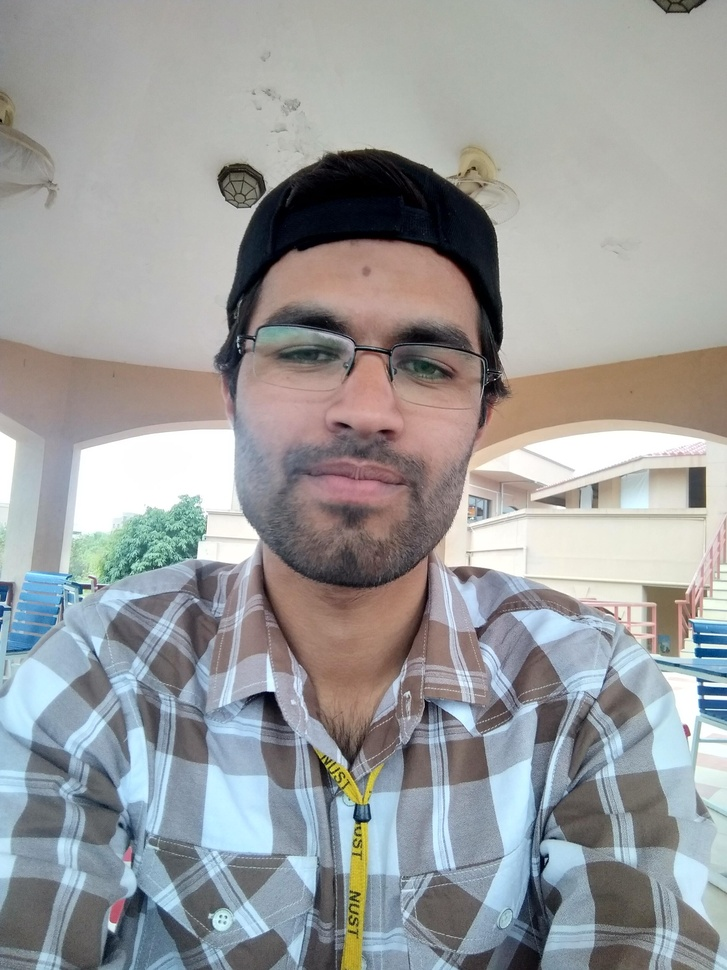
%> input picture Assignment1/image.jpg, 727 x 970 px, shrunk from 2448 x 3264 before the run
$ octave assignment.m   (GNU Octave 9; MATLAB toolbox functions it lacks are replaced by stand-ins)
%> lines starting %> are read from the running program, lines starting %| are printed output that depends on the picture
rgbImage = imread("image.jpg");
%> rgbImage is the input picture: size 970x727x3 uint8; mean R, G, B 154.9, 156.2, 156.6

% Extract color channels.
redChannel = rgbImage(:,:,1); % Red channel
greenChannel = rgbImage(:,:,2); % Green channel
blueChannel = rgbImage(:,:,3); % Blue channel

% Create an all black channel.
allBlack = zeros(size(rgbImage, 1), size(rgbImage, 2), 'uint8');


% Create color versions of the individual color channels.
just_red = cat(3, redChannel, allBlack, allBlack);
just_green = cat(3, allBlack, greenChannel, allBlack);
just_blue = cat(3, allBlack, allBlack, blueChannel);


% Display them all.
subplot(3, 3, 2);
imshow(rgbImage);
fontSize = 20;
title('Original RGB Image', 'FontSize', fontSize)
subplot(3, 3, 4);
imshow(just_red);
title('Red Channel in Red', 'FontSize', fontSize)
subplot(3, 3, 5);
imshow(just_green)
title('Green Channel in Green', 'FontSize', fontSize)
subplot(3, 3, 6);
imshow(just_blue);
title('Blue Channel in Blue', 'FontSize', fontSize)
subplot(3, 3, 8);


rgbtohsi("image.jpg")


function rgbtohsi(x)
%> called with x = 'image.jpg'
F=imread(x);
F=im2double(F);
r=F(:,:,1);
g=F(:,:,2);
b=F(:,:,3);
th=acos((0.5*((r-g)+(r-b)))./((sqrt((r-g).^2+(r-b).*(g-b)))+eps));
H=th;
H(b>g)=2*pi-H(b>g);
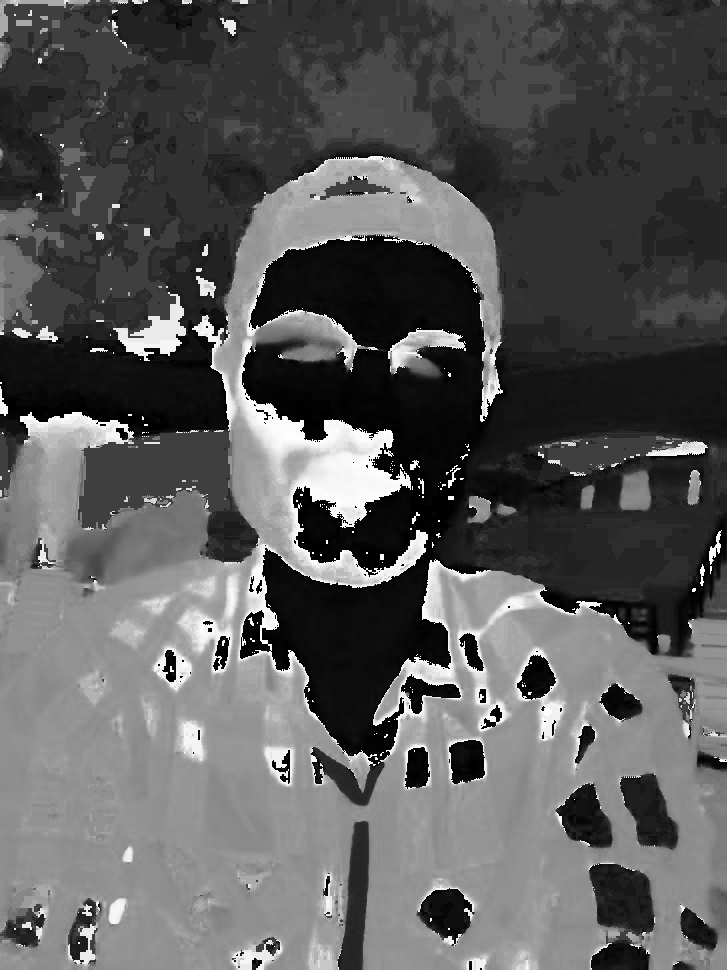
%> H: size 970x727 double; min 4.94e-08, max 6.27, mean 2.23; drawn with min black and max white
H=H/(2*pi);
S=1-3.*(min(min(r,g),b))./(r+g+b+eps);
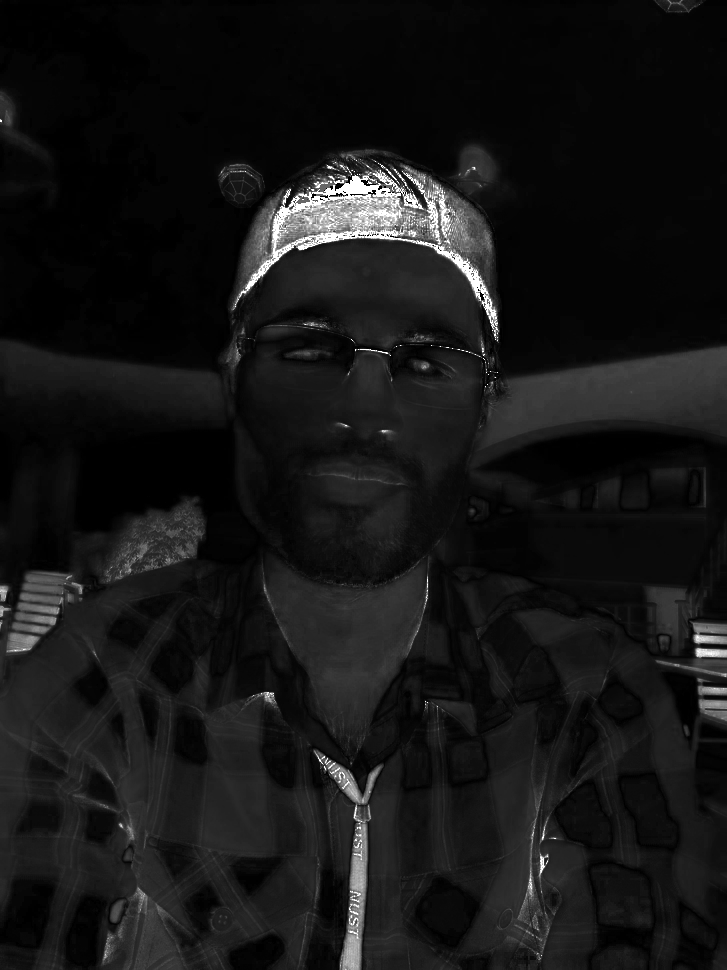
%> S: size 970x727 double; min 0, max 1, mean 0.0886
I=(r+g+b)/3;
hsi=cat(3,H,S,I);
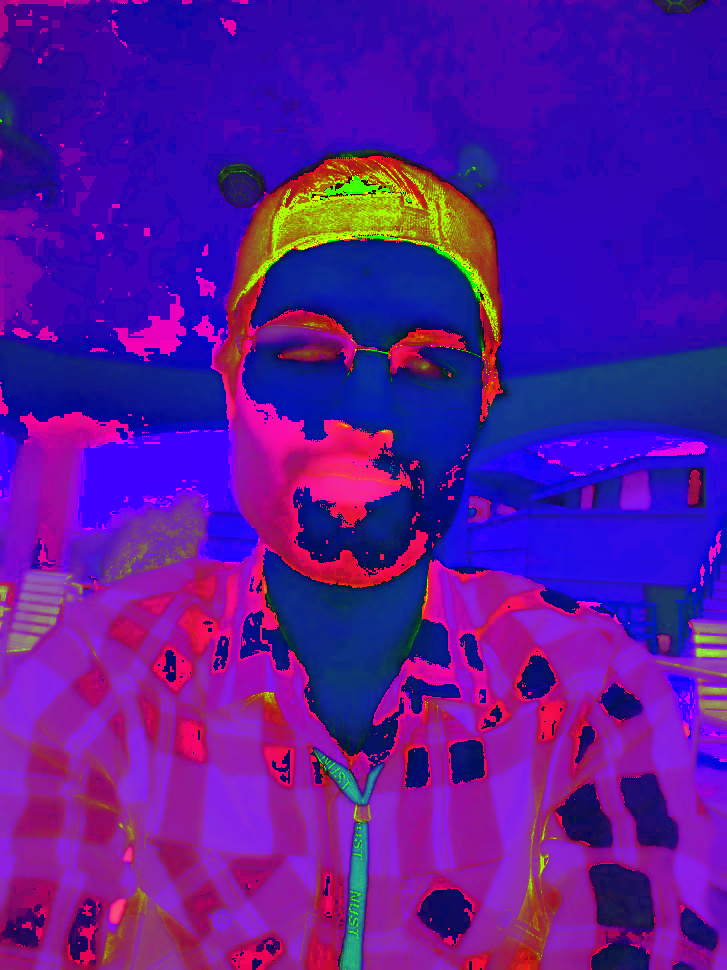
%> hsi: size 970x727x3 double; mean R, G, B 0.355, 0.0886, 0.611
HE=H*2*pi;
HE=histeq(HE);
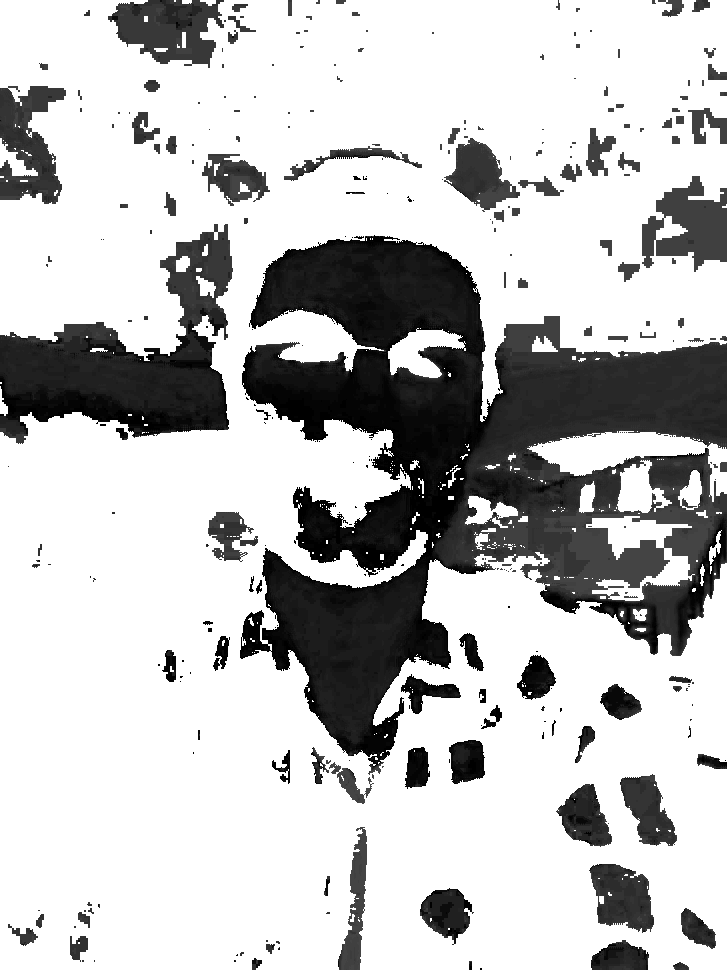
%> HE: size 970x727 double; min 0, max 1, mean 0.754
HE=HE/(2*pi);
SE=histeq(S);
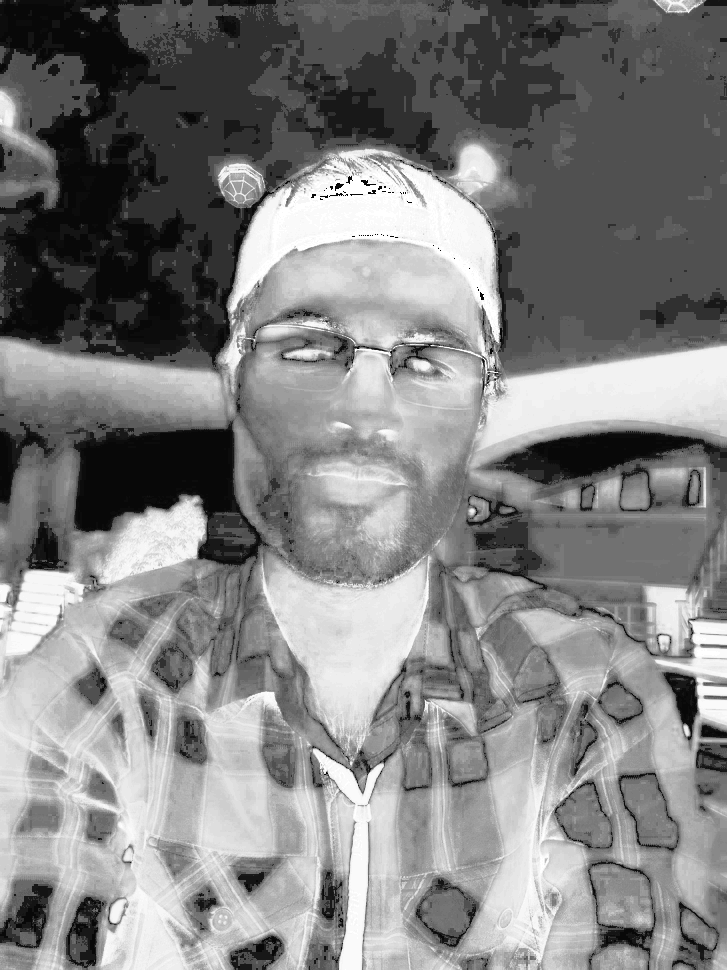
%> SE: size 970x727 double; min 0.0317, max 1, mean 0.512
IE=histeq(I);
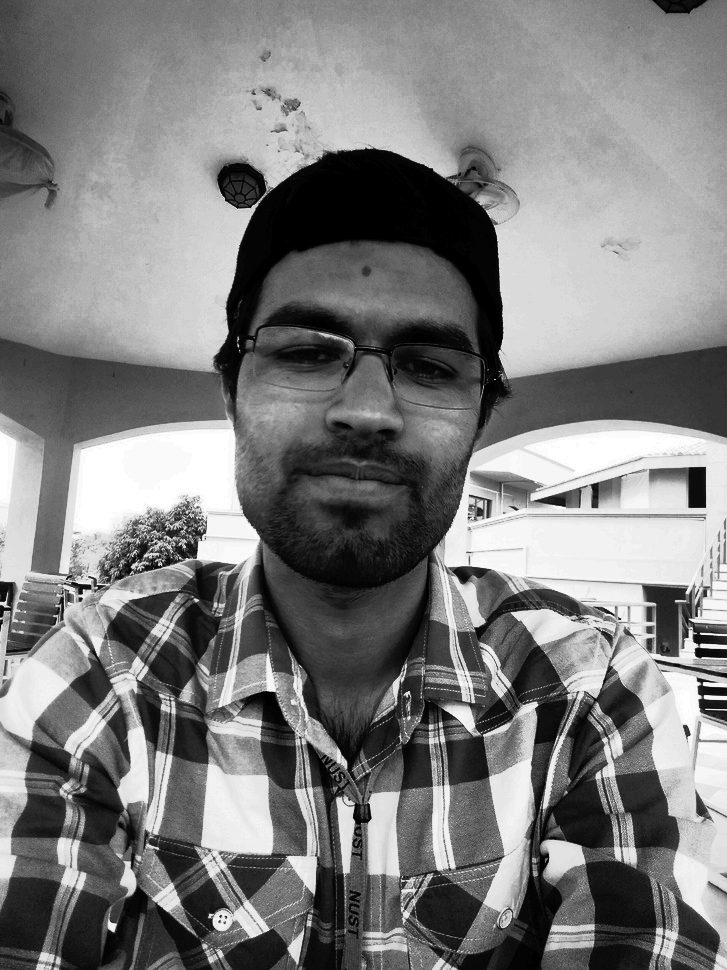
%> IE: size 970x727 double; min 0, max 1, mean 0.495
choice=input('1:RGB to HSI\n2:Display Hue, Saturation and Intensity Images\n3:HSI to RGB\n4:Hue-Equalization\n5:Saturation-Equalization\n6:Intensity-Equalization\n7:HSI-Equalization\n Enter your choice :');
%> the answer given: 1
switch choice
    case 1
        figure,imshow(F),title('RGB Image');
        figure, imshow(hsi),title('HSI Image');
    case 2
        figure,imshow(F),title('RGB Image');
        figure, imshow(H),title('Hue Image');
        figure, imshow(S),title('Saturation Image');
        figure, imshow(I),title('Intensity Image');
    case 3
        C=hsitorgb(hsi);
        figure,imshow(hsi),title('HSI Image');
        figure, imshow(C),title('RGB Image');
    case 4
        RV=cat(3,HE,S,I);
        C=hsitorgb(RV);
        figure,imshow(hsi),title('HSI Image');
        figure,imshow(F),title('RGB Image');
        figure, imshow(C),title('RGB Image-Hue Equalized');
    case 5
        RV=cat(3,H,SE,I);
        C=hsitorgb(RV);
        figure,imshow(hsi),title('HSI Image');
        figure,imshow(F),title('RGB Image');
        figure, imshow(C),title('RGB Image-Saturation Equalized');
    case 6
        RV=cat(3,H,S,IE);
        C=hsitorgb(RV);
        figure,imshow(hsi),title('HSI Image');
        figure,imshow(F),title('RGB Image');
        figure, imshow(C),title('RGB Image-Intensity Equalized');
    case 7
        RV=cat(3,HE,SE,IE);
        C=hsitorgb(RV);
        figure,imshow(hsi),title('HSI Image');
        figure,imshow(F),title('RGB Image');
        figure, imshow(C),title('RGB Image-HSI Equalized');
    otherwise
        display('Wrong choice');
end
end
function C=hsitorgb(hsi)
HV=hsi(:,:,1)*2*pi;
SV=hsi(:,:,2);
IV=hsi(:,:,3);
R=zeros(size(HV));
G=zeros(size(HV));
B=zeros(size(HV));
%RG Sector
id=find((0<=HV)& (HV<2*pi/3));
B(id)=IV(id).*(1-SV(id));
R(id)=IV(id).*(1+SV(id).*cos(HV(id))./cos(pi/3-HV(id)));
G(id)=3*IV(id)-(R(id)+B(id));
%BG Sector
id=find((2*pi/3<=HV)& (HV<4*pi/3));
R(id)=IV(id).*(1-SV(id));
G(id)=IV(id).*(1+SV(id).*cos(HV(id)-2*pi/3)./cos(pi-HV(id)));
B(id)=3*IV(id)-(R(id)+G(id));
%BR Sector
id=find((4*pi/3<=HV)& (HV<2*pi));
G(id)=IV(id).*(1-SV(id));
B(id)=IV(id).*(1+SV(id).*cos(HV(id)-4*pi/3)./cos(5*pi/3-HV(id)));
R(id)=3*IV(id)-(G(id)+B(id));
C=cat(3,R,G,B);
C=max(min(C,1),0);
end
